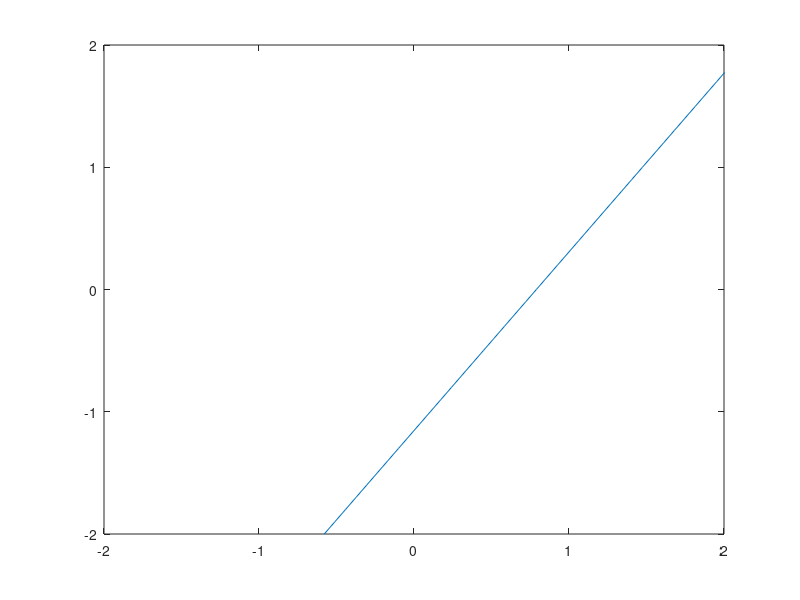

The MATLAB source for this figure: (Note: this script raises an error after producing the figure.)
x=[1,-1;2,-1;1,-2;1,1;1,2;-1,2;-1,1;-2,-1;-1,-1];
class = [2,2,2,1,1,1,1,1,1];
w = [0.1,0.3,0.5];
ex = [x,ones(length(x),1)];
x2 = -2:0.1:2;


for i=1:5
    for i=1:length(x)
        if ((class(i)==1) && ((w*ex(i,:)')<=0))
            w = w+ex(i,:);
        else if ((class(i)==2) && ((w*ex(i,:)')>=0))
                w = w-ex(i,:);
            end
        end
       
        x1 = -(w(2)*x2 + w(3))/w(1);
        plot(x1,x2);
        axis([-2,2,-2,2]);
        
       

    end
    
end
a=input('Feature to classify');
        wTx=w*[a';1];
        if(wTx>0)
            display ('class is 1');
        else
            display ('class is 2');
        end
        
        

